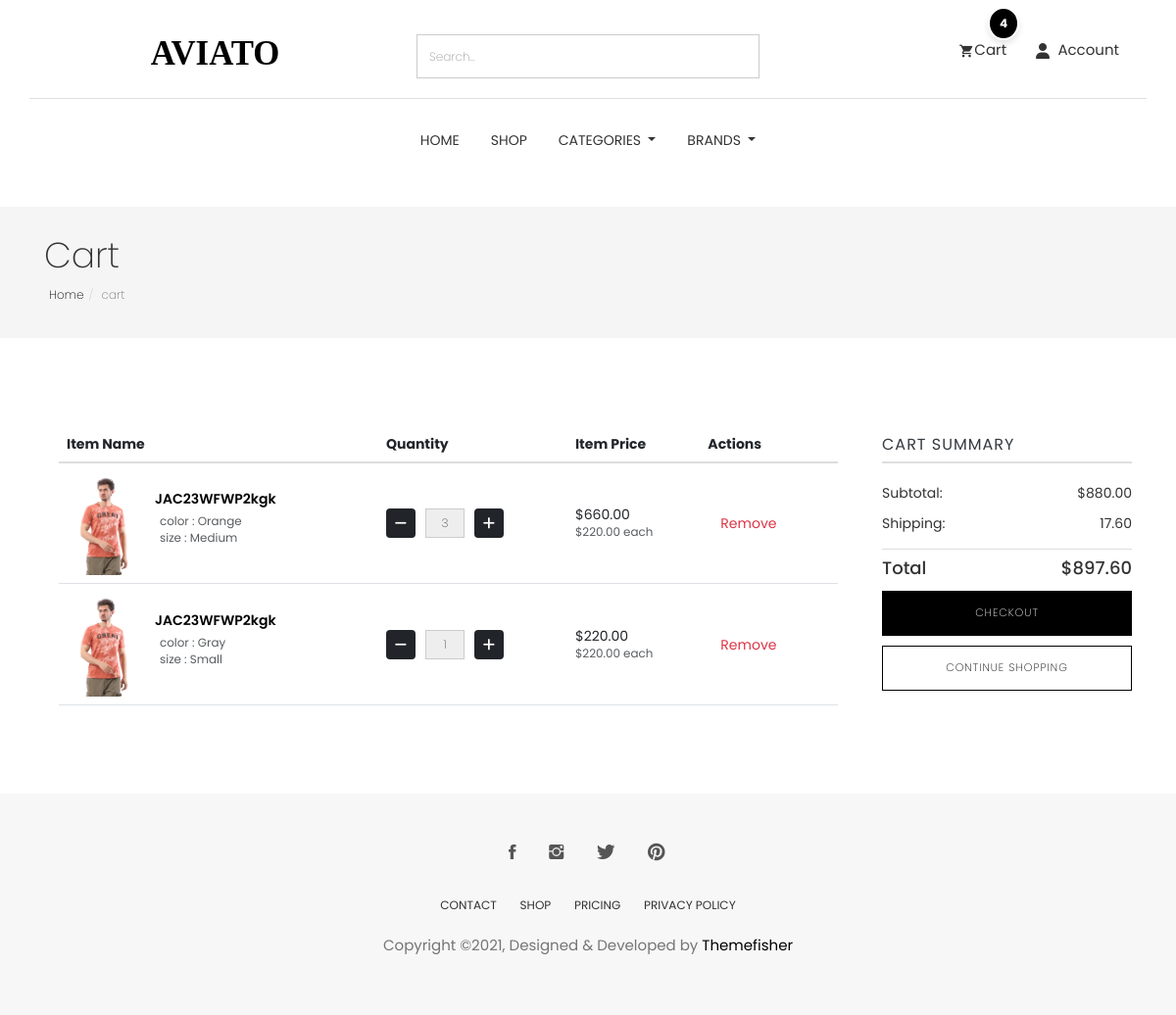
The page /cart/ (signed in) on the database as committed earlier.
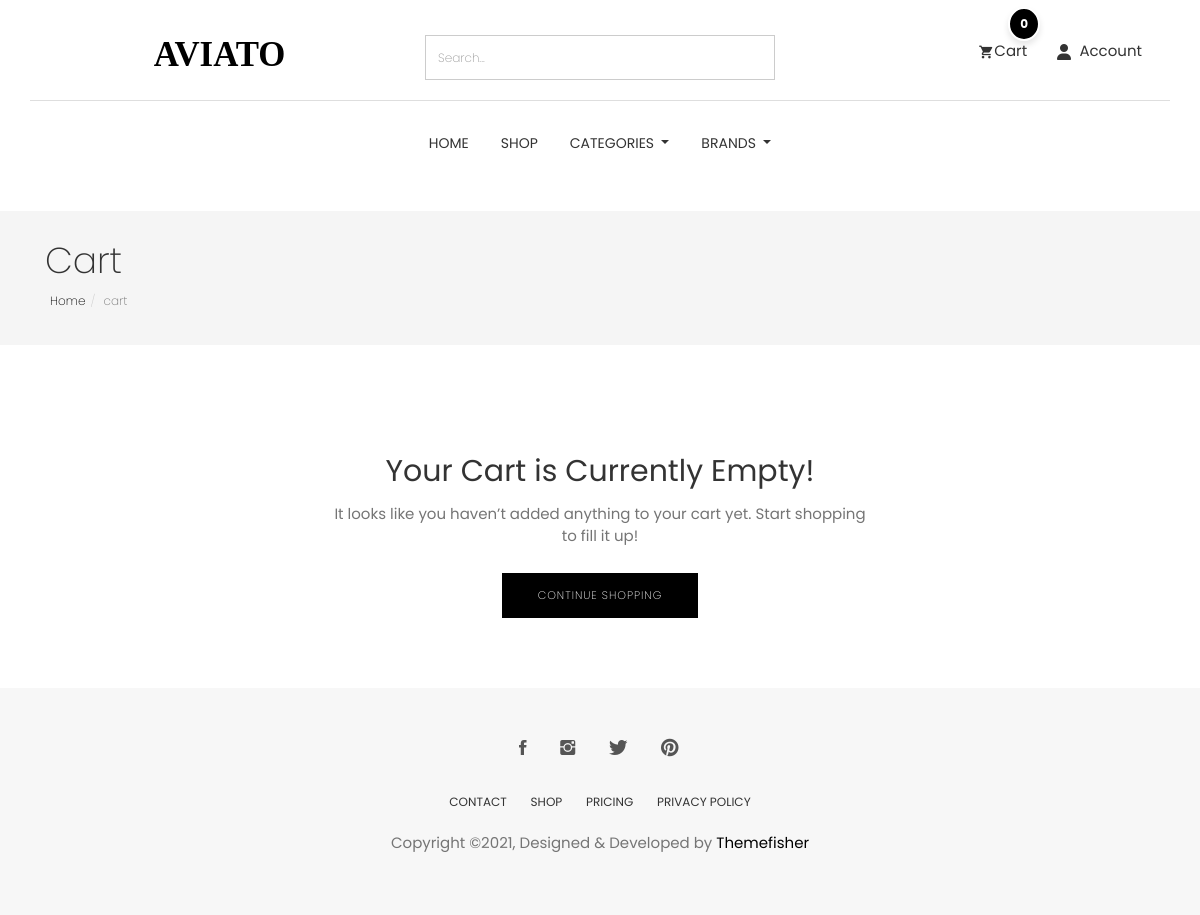
The same page on the database as committed later.
### cart/models.py (models this page shows, shortened)
class CartItem(models.Model):
    user = models.ForeignKey(User,null=True,verbose_name="user cart", on_delete=models.CASCADE)
    product = models.ForeignKey(Product, on_delete=models.CASCADE)
    cart = models.ForeignKey(Cart, on_delete=models.CASCADE, blank=True, null=True)
    variations = models.ManyToManyField(Variation,blank=True)
    quantity = models.IntegerField()
    is_active = models.BooleanField(default=True)
    def sub_total(self):
        return self.product.price * self.quantity

### store/models.py (models this page shows, shortened)
class Product(models.Model):
    id = models.UUIDField(primary_key=True, default=uuid.uuid4, editable=False)
    name = models.CharField(unique=True, max_length=50)
    image = models.ImageField(upload_to='product/')
    stock = models.IntegerField(default=1)
    price = models.DecimalField(max_digits=10, decimal_places=2, default=Decimal('0.00'))
    description = models.TextField(max_length=10000, blank=True)
    created_at = models.DateTimeField(default=timezone.now)
    modified_date = models.DateTimeField(auto_now=True)
    slug = models.SlugField(null=True, blank=True, unique=True)
    views = models.PositiveIntegerField(default=0)
    is_available = models.BooleanField(default=True)
    on_sale = models.BooleanField(default=False)
    PRDBrand = models.ForeignKey('Brand', related_name='product_brand', on_delete=models.CASCADE, blank=True, null=True, verbose_name="Brand")
    like = models.ManyToManyField(User, blank=True, related_name='product_favourite')
    category = models.ForeignKey(Subcategory, related_name='product_subcategory', verbose_name="Subcategory", null=True, blank=True, on_delete=models.CASCADE)
    class Meta:
        ordering = ['-created_at']
        verbose_name = "Product"
        verbose_name_plural = "Products"

class Variation(models.Model):
    product = models.ForeignKey(Product,related_name='product_variation',  on_delete=models.CASCADE)
    variation_category = models.CharField( max_length=200 , choices=variation_category_choice)
    variation_value = models.CharField( max_length=200 )
    is_active = models.BooleanField(default=True)
    created_at = models.DateTimeField(  auto_now_add=True)
    objects = VariationManager()

### cart/views.py (the view)
# urls.py: path('' , views.cart , name='cart'),
def cart(request, total=0, quantity=0, cart_items=None):
    try:
        tax_obj = Tax.objects.last()  # Fetch the last Tax object
        tax_percentage = tax_obj.tax if tax_obj else Decimal('0.00')  # Get the tax value or default to 0
        if request.user.is_authenticated:
            cart_items = CartItem.objects.filter(user=request.user , is_active = True)
        else:
            cart = Cart.objects.get(cart_id=_cart_id(request))  # Get the cart using a session ID or similar method
            cart_items = CartItem.objects.filter(cart=cart, is_active=True)  # Get active items in the cart
        for cart_item in cart_items:
            total += cart_item.product.price * cart_item.quantity  # Sum up the product prices
            quantity += cart_item.quantity
        tax_amount = (tax_percentage * total) / Decimal('100')  # Calculate tax
        grand_total = total + tax_amount  # Grand total is the sum of the total and tax
        total = round(total, 2)
        tax_amount = round(tax_amount, 2)
        grand_total = round(grand_total, 2)
    except ObjectDoesNotExist:
        cart_items = []
        total = Decimal('0.00')
        quantity = 0
        tax_amount = Decimal('0.00')
        grand_total = Decimal('0.00')
    context = {
        'total': total,
        'quantity': quantity,
        'cart_items': cart_items,
        'grand_total': grand_total,
        'tax': tax_amount,
    }
    return render(request, 'cart.html', context)

### category/category_context.py (called while the page is built)
def nav_links(request):
    categories_nav = Category.objects.all()
    subcategories_nav = Subcategory.objects.all()
    brands_nav = Brand.objects.all()
    context = {
        'categories_nav':categories_nav,
        'brands_nav':brands_nav,
        'subcategories_nav':subcategories_nav,
    }
    return context

### category/models.py (called while the page is built)
    def get_url(self):
        return reverse('products_by_subcategory',args=[self.id])

### store/models.py (called while the page is built)
    def get_url(self):
        return reverse('products_by_brand',args=[self.id])

    def __str__(self):
        return self.name

### cart/templates/cart.html (shortened to what the changed rows need)
{% extends "base.html" %}
{% load static %}
{% block body %}
<section class="page-header">
    <div class="container">
        <div class="row">
            <div class="col-md-12">
                <div class="content">
                    <h1 class="page-name">Cart</h1>
                </div>
            </div>
        </div>
    </div>
</section>
<div class="page-wrapper">
    <div class="cart shopping">
        <div class="container">
            {% if not cart_items %}
            <div class="row justify-content-center">
                <div class="col-md-6 text-center">
                    <h2 class="mb-4">Your Cart is Currently Empty!</h2>
                    <p class="mb-4">It looks like you haven’t added anything to your cart yet. Start shopping to fill it
                        up!</p>
                    <a href="{% url 'product_list' %}" class="btn btn-main mt-3">Continue Shopping</a>
                </div>
            </div>
            {% else %}
            <div class="row">
                <div class="col-md-9 px-5">
                    <div class="block">
                        <div class="product-list">
                            <table class="table">
                                <thead>
                                    <tr>
                                        <th class="">Item Name</th>
                                        <th class="">Quantity</th>
                                        <th class="">Item Price</th>
                                        <th class="">Actions</th>
                                    </tr>
                                </thead>
                                <tbody>
                                    {% for cart_item in cart_items %}
                                    <tr class="">
                                        <td class="">
                                            <div class="product-info d-flex align-items-center">
                                                <img width="80" src="{{cart_item.product.image.url}}" alt="" />
                                                <div class="d-flex flex-column ">
                                                    <a
                                                        href="{% url 'product_details' cart_item.product.id %}">{{cart_item.product.name}}</a>
                                                    <p class="text-muted small mt-2 ms-4">
                                                        {% if cart_item.variations.all %}
                                                        {% for item in cart_item.variations.all %}
                                                        {{item.variation_category}} : {{item.variation_value}} <br>
                                                        {% endfor %}
                                                        {% endif %}
                                                    </p>
                                                </div>
                                            </div>
                                        </td>
                                        <td class="">
                                            <div class="quantity-controls">
                                                <a href="{% url 'decrement_cart' cart_item.product.id cart_item.id %}"
                                                    class="btn btn-dark decrement-btn"><i class="fas fa-minus"></i></a>
                                                <input type="text" class="form-control text-center quantity-input"
                                                    value="{{cart_item.quantity}}" readonly />
                                                <form action="{% url 'add_to_cart' cart_item.product.id%}"
                                                    method="POST">
                                                    <button class="btn btn-dark increment-btn"><i
                                                            class="fas fa-plus"></i></button>
                                                </form>
                                            </div>
                                        </td>
                                        <td class="">
                                            <div class="d-flex flex-column">
                                                ${{cart_item.sub_total}}
                                                <span class="text-muted small">${{cart_item.product.price}} each</span>
                                            </div>
                                        </td>
                                        <td class="">
                                            <a class="btn btn-outline-danger"
                                                href="{% url 'delete_cart' cart_item.product.id cart_item.id %}">Remove</a>
                                        </td>
                                    </tr>
                                    {% endfor %}
                                </tbody>
                            </table>
                        </div>
                    </div>
                </div>
                <div class="col-md-3">
                    <div class="product-checkout-details">
                        <div class="block">
                            <h4 class="widget-title">Cart Summary</h4>
                            <ul class="summary-prices">
                                <li>
                                    <span>Subtotal:</span>
                                    <span class="price">${{total}}</span>
                                </li>
                                <li>
                                    <span>Shipping:</span>
                                    <span>{{tax}}</span>
                                </li>
                            </ul>
                            <div class="summary-total">
                                <span>Total</span>
                                <span>${{grand_total}}</span>
                            </div>
                            <a href="{% url 'checkout' %}" class="btn btn-main mt-3 w-100">Checkout</a>
                            <a href="{% url 'product_list' %}" class="btn btn-solid-border mt-3 w-100">Continue
                                Shopping</a>
                        </div>
                    </div>
                </div>
            </div>
            {% endif %}
        </div>
    </div>
</div>
{% endblock body %}

Rows that differ between the two databases and show on the page:
removed CartItem: product.image (picture), product.name "JAC23WFWP2kgk", quantity "3", sub_total "660.00", product.price "220.00"
no longer on this page (row unchanged): Variation: variation_category "color", variation_value "Orange", shown under "JAC23WFWP2kgk"
no longer on this page (row unchanged): Variation: variation_category "size", variation_value "Medium", shown under "JAC23WFWP2kgk"
removed CartItem: product.image (picture), product.name "JAC23WFWP2kgk", quantity "1", sub_total "220.00", product.price "220.00"
no longer on this page (row unchanged): Variation: variation_category "color", variation_value "Gray", shown under "JAC23WFWP2kgk"
no longer on this page (row unchanged): Variation: variation_category "size", variation_value "Small", shown under "JAC23WFWP2kgk"
Other text that changed with them:
{{ quantity }}: "4" → "0"
{{ total }}: "880.00" → (not shown)
{{ tax }}: "17.60" → (not shown)
{{ grand_total }}: "897.60" → (not shown)
text no longer shown: "Item Name Quantity Item Price Actions CART SUMMARY Subtotal: $ Shipping: Total $ CHECKOUT"
text now shown: "Your Cart is Currently Empty! It looks like you haven’t added anything to your cart yet. Start shopping to fill it up!"
